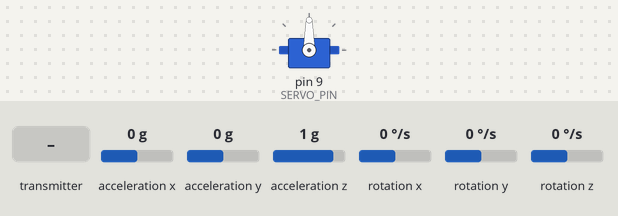
This sketch was run on a simulated Arduino Uno, built with avr-gcc and run on an emulated ATmega328P. Shown: servo. The inputs (shaded band) are chosen by the test bench; at power-on: acceleration x 0 g, acceleration y 0 g, acceleration z 1 g, rotation x 0 °/s, rotation y 0 °/s, rotation z 0 °/s. What the sketch prints to the serial monitor is not drawn.

Above: at 2.2 s.
2.3 s: the transmitter starts sending readChannel.0 = 1000
At 2.7 s:
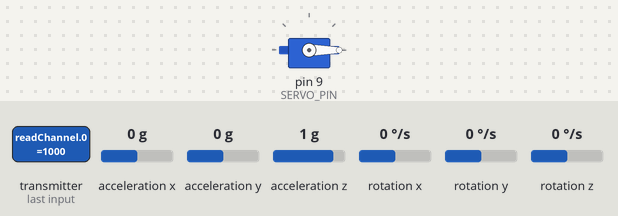
3.8 s: the transmitter starts sending readChannel.0 = 1250
At 4.6 s:
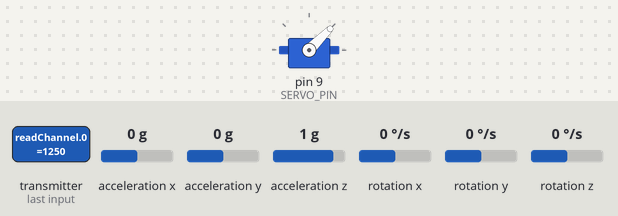
5.3 s: the transmitter starts sending readChannel.0 = 2000
At 6.0 s:
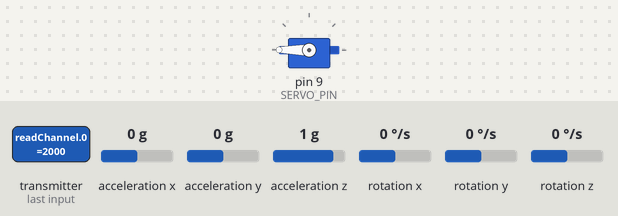
9.8 s: the transmitter starts sending readChannel.0 = 1500
At 10.8 s:
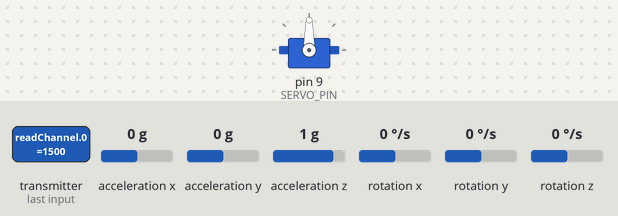
Timing chart, 0 to 12.3 s (numbered marks = the images above; inputs shaded):
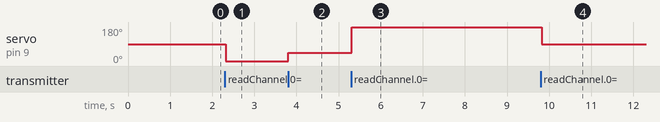

The sketch:

MADGWICK_TEST.ino
```cpp
#include <IBusBM.h>
#include <Servo.h>
#include <Wire.h>
#include <MPU6050.h>
#include <MadgwickAHRS.h>

#define SERVO_PIN 9
IBusBM IBus;
Servo myServo;
MPU6050 mpu;

int CH1 = 0;
int CH2 = 0;
int CH3 = 0;
int CH4 = 0;
int CH5 = 0;
int CH6 = 0;

Madgwick filter;
unsigned long lastTime = 0;
const float sensorRate = 0.01; // Sensor update rate

// Variables to store initial orientation
float initialRoll = 0.0;
float initialPitch = 0.0;
float initialYaw = 0.0;
bool initialized = false;

// Variables to store min and max values
float minRoll = 0.0, maxRoll = 0.0;
float minPitch = 0.0, maxPitch = 0.0;
float minYaw = 0.0, maxYaw = 0.0;

void setup() {
  Serial.begin(115200);
  IBus.begin(Serial);
  myServo.attach(SERVO_PIN);
  myServo.write(90); // Center the servo initially

  Wire.begin();
  mpu.initialize();
  if (!mpu.testConnection()) {
    Serial.println("MPU6050 connection failed");
    while (1);
  }
  filter.begin(sensorRate);

  delay(1000);

  float roll, pitch, yaw;
  eulers(roll, pitch, yaw);
  initialRoll = roll;
  initialPitch = pitch;
  initialYaw = yaw;
  initialized = true;

  // Initialize min and max values with the initial orientation
  minRoll = maxRoll = initialRoll;
  minPitch = maxPitch = initialPitch;
  minYaw = maxYaw = initialYaw;
}

void loop() {
  CH1 = IBus.readChannel(0);
  CH2 = IBus.readChannel(1);
  CH3 = IBus.readChannel(2);
  CH4 = IBus.readChannel(3);
  CH5 = IBus.readChannel(4);
  CH6 = IBus.readChannel(5);
  int servoAngle = map(CH1, 1000, 2000, 0, 180);

  myServo.write(servoAngle);

  float roll, pitch, yaw;
  eulers(roll, pitch, yaw);
  roll -= initialRoll;
  pitch -= initialPitch;
  yaw -= initialYaw;

  // Update min and max values
  updateMinMax(roll, pitch, yaw);

  Serial.print(roll);
  Serial.print(",");
  Serial.print(pitch);
  Serial.print(",");
  Serial.println(yaw);

  // Serial.print("Min Roll: ");
  // Serial.print(minRoll);
  // Serial.print(" Max Roll: ");
  // Serial.print(maxRoll);
  // Serial.print(" Min Pitch: ");
  // Serial.print(minPitch);
  // Serial.print(" Max Pitch: ");
  // Serial.print(maxPitch);
  // Serial.print(" Min Yaw: ");
  // Serial.print(minYaw);
  // Serial.print(" Max Yaw: ");
  // Serial.println(maxYaw);

  delay(10);
}

void eulers(float &roll, float &pitch, float &yaw) {
  // Get the time
  unsigned long now = millis();
  float deltaTime = (now - lastTime) / 1000.0f;
  lastTime = now;

  // Read raw accelerometer and gyroscope data
  int16_t ax, ay, az;
  int16_t gx, gy, gz;
  mpu.getMotion6(&ax, &ay, &az, &gx, &gy, &gz);

  // Convert to G's
  float axg = ax / 16384.0;
  float ayg = ay / 16384.0;
  float azg = az / 16384.0;

  // Convert to degrees/sec
  float gxds = gx / 131.0;
  float gyds = gy / 131.0;
  float gzds = gz / 131.0;

  // Update the filter, which computes the quaternion
  filter.updateIMU(gxds, gyds, gzds, axg, ayg, azg);

  // Convert to degrees
  roll = filter.getRoll() * 57.2958;
  pitch = filter.getPitch() * 57.2958;
  yaw = filter.getYaw() * 57.2958;
}

void updateMinMax(float roll, float pitch, float yaw) {
  // Update min and max roll
  if (roll < minRoll) minRoll = roll;
  if (roll > maxRoll) maxRoll = roll;

  // Update min and max pitch
  if (pitch < minPitch) minPitch = pitch;
  if (pitch > maxPitch) maxPitch = pitch;

  // Update min and max yaw
  if (yaw < minYaw) minYaw = yaw;
  if (yaw > maxYaw) maxYaw = yaw;
}
```

Measured:
- after the input at 2.3 s, servo on pin 9 (SERVO_PIN): 90° → 0° at once
- after the input at 3.8 s, servo on pin 9 (SERVO_PIN): 0° → 45° at once
- after the input at 5.3 s, servo on pin 9 (SERVO_PIN): 45° → 180° at once
- after the input at 9.8 s, servo on pin 9 (SERVO_PIN): 180° → 90° at once
